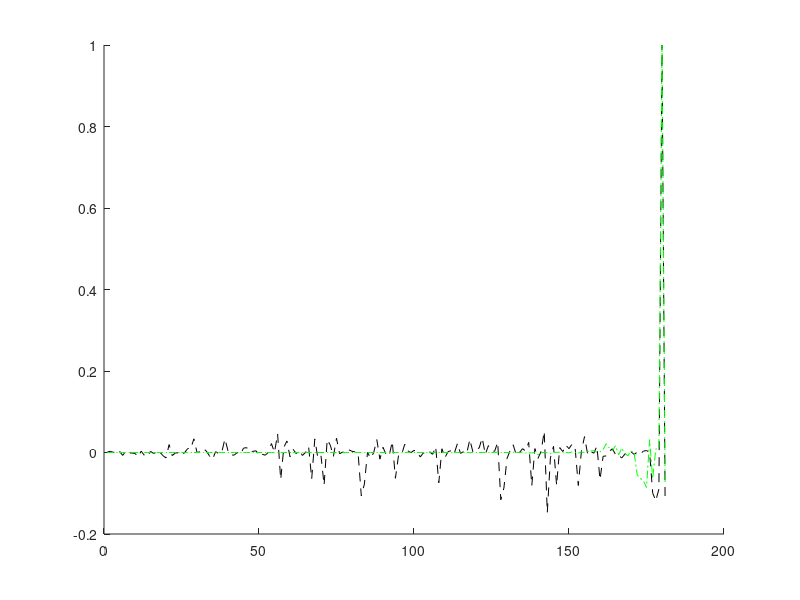
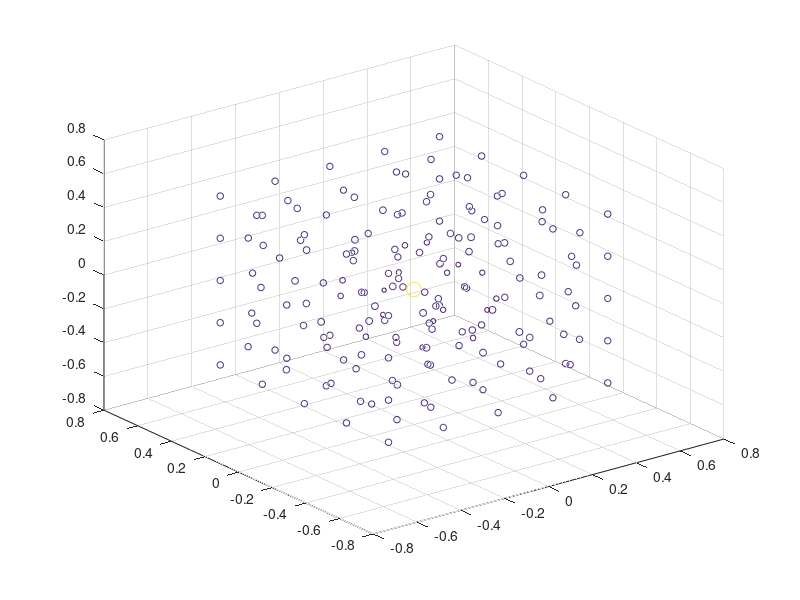
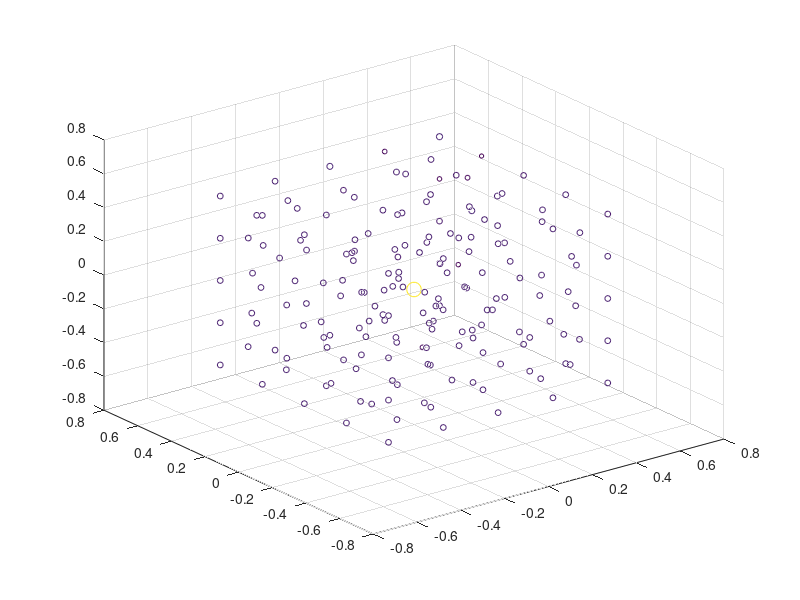

Write MATLAB code to recreate these figures, in order.
clear all
close all
clc

N=load('N/N_6.txt');
K=load('K.txt');


load MA.mat;
sol=load('sol.txt');

% Find permutation matrix used by COMSOL
for(k=1:size(sol,1))
nd=sum(((N(:,[2:4])-repmat(sol(k,[1:3]),size(sol,1),1)).^2)');
P(k,1)=find(nd==min(nd));
end
if (length(unique(P))~=length(P))
error('permutation not found')
end

posNorm=norm(N(P,[2 3 4])-sol(:,[1 2 3]))

%K=K(P,P);
[V,D]=eig(K);
d=diag(D)
condK=cond(K)


Kc=full(MA.K);
[Vc,Dc]=eig(Kc);
dc=diag(Dc);
condKc=cond(Kc)

eigenNorm=norm(d-dc)

for(k=1:size(sol,1))
nd=abs(V(:,1)-repmat(Vc(k,1),size(Vc,1),1));
%min(nd)
P1(k,1)=find(nd==min(nd));
end
if (length(unique(P1))~=length(P1))
error('permutation not found')
end

K=K(P1,P1); % apply permutation to K
N=N(P,:); % apply permutation to N

normKdiff=norm(K-Kc)/norm(Kc)



%return

%x=linsolve(Kc,MA.L);
%plot(x/max(abs(x)),'r')
b=zeros(size(K,1),1);
center=sum((sol(:,[1 2 3]).^2)');
%return
center=find(center==min(center))
%return
b(center)=1;
x1=K\b;

figure(1)
hold on
plot(sol(:,4)/max(abs(sol(:,4))),'k--')
plot(x1/max(abs(x1)),'g-.')

%comsolNorm=norm(Kc*x-MA.L)

figure
%scatter3(V(:,2),V(:,3),V(:,4),10,MA.L)
circSizes=sol(:,4)-min(sol(:,4));
circSizes=circSizes/max(circSizes);
scatter3(sol(:,1),sol(:,2),sol(:,3),100*(circSizes+0.1),sol(:,4))

figure
circSizes=x1-min(x1);
circSizes=circSizes/max(circSizes);
scatter3(N(:,2),N(:,3),N(:,4),100*(circSizes+0.1),x1)
